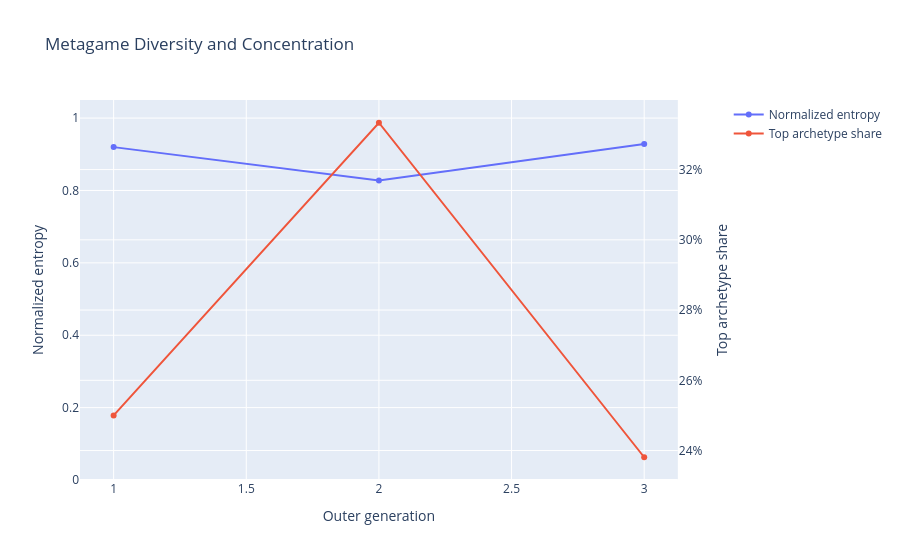

Source (notebook cell):
### Markdown cell above
## Meta Diversity

This graph answers: is training converging to a narrow meta or maintaining many distinct archetypes?

The chart shows normalized Shannon entropy and top-archetype share. Entropy measures how evenly deck signatures are distributed. Top-archetype share measures how much of the population is occupied by the most common archetype.

How to read it:

- High normalized entropy means the population is diverse.
- Low normalized entropy means the population is concentrating around fewer archetypes.
- Rising top-archetype share means one archetype is starting to dominate.
- `effective_archetypes = 2 ** entropy` is a readable estimate of how many equally common archetypes the diversity resembles.

Current caveat: many generated decks currently have unique signatures, so entropy may look high until signatures are clustered into broader archetype families.

### Code cell
plot_meta_entropy_timeline(group_count=None).show()

### Figure 1 — Plotly figure (JSON) as saved in the notebook; plotly's stock layout.template omitted (floating-point values rounded to 4 significant figures)
{"data": [{"customdata": [[13.0, 10.58, 20.0], [9.0, 6.159, 21.0], [12.0, 10.04, 21.0]], "hovertemplate": "Generation: %{x}<br>Normalized entropy: %{y:.3f}<br>Unique archetypes: %{customdata[0]}<br>Effective archetypes: %{customdata[1]:.2f}<br>Decks: %{customdata[2]}<extra></extra>", "mode": "lines+markers", "name": "Normalized entropy", "type": "scatter", "x": [1, 2, 3], "xaxis": "x", "y": [0.9198, 0.8274, 0.9281], "yaxis": "y"}, {"hovertemplate": "Generation: %{x}<br>Top share: %{y:.1%}<extra></extra>", "mode": "lines+markers", "name": "Top archetype share", "type": "scatter", "x": [1, 2, 3], "xaxis": "x", "y": [0.25, 0.3333, 0.2381], "yaxis": "y2"}], "layout": {"title": {"text": "Metagame Diversity and Concentration"}, "xaxis": {"anchor": "y", "domain": [0, 0.94], "title": {"text": "Outer generation"}}, "yaxis": {"anchor": "x", "domain": [0, 1], "range": [0, 1.05], "title": {"text": "Normalized entropy"}}, "yaxis2": {"anchor": "x", "overlaying": "y", "side": "right", "tickformat": ".0%", "title": {"text": "Top archetype share"}}}}
